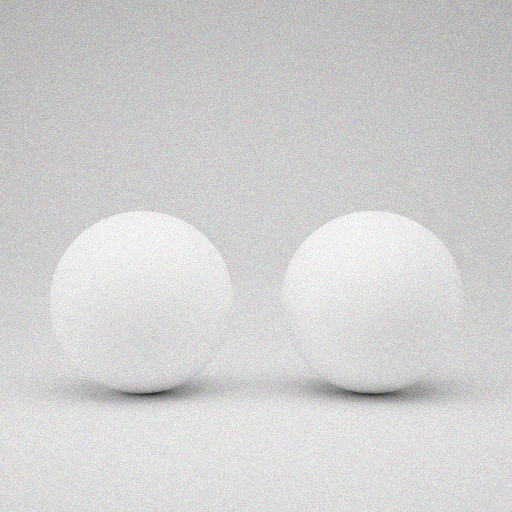
//> input picture 底层算法演示/各向异性分割/assets/noisy.png, 1024 x 1024 px (shown at 1/2 size); the run also reads 1 picture not shown here
$ ./anisotropic_diffusion -i=../assets/noisy.png   (built with g++ and OpenCV 4)
//> lines starting //> are read from the running program, lines starting //| are printed output that depends on the picture
/**
 * @file    anisotropic_diffusion.cpp
 * @brief   各向异性扩散演示：Perona-Malik 扩散在平滑噪声的同时保留边缘。
 * @details 流程：设置扩散参数 -> 迭代扩散 -> 与高斯滤波对比 -> 用 PSNR 与边缘强度量化评估。
 * @note    依赖：OpenCV 4.x（core / imgproc / imgcodecs / highgui）+ opencv_contrib 的 ximgproc
 *          各向异性扩散的扩散系数随梯度增大而减小，因此平坦区被强平滑、边缘处几乎不扩散；
 *          高斯滤波对全图一视同仁，必然把边缘一起糊掉。
 */

#include <algorithm>
#include <cmath>
#include <iomanip>
#include <iostream>
#include <string>
#include <vector>

#include <opencv2/opencv.hpp>
#include <opencv2/core/utils/filesystem.hpp>
#include <opencv2/ximgproc.hpp>

namespace {

const int kPanelWidth = 480;
const int kPanelHeight = 360;
const int kTitleHeight = 30;

/** @brief 在若干候选位置中查找素材，便于从不同工作目录运行。 */
std::string locateAsset(const std::string& fileName)
{
//> called with fileName = "smooth.png"
    const std::vector<std::string> candidates = {
        "../../assets/" + fileName, "../assets/" + fileName, "assets/" + fileName};
    for (const auto& path : candidates) {
        if (cv::utils::fs::exists(path)) {
            return path;
        }
    }
    return candidates.front();
}

/** @brief 由素材路径推导输出目录：<demo>/assets/x.png -> <demo>/output。 */
std::string outputDirFor(const std::string& inputPath)
{
    std::string dir = inputPath;
    const size_t slash = dir.find_last_of("/\\");
    dir = (slash == std::string::npos) ? "." : dir.substr(0, slash);
    const size_t slash2 = dir.find_last_of("/\\");
    const std::string leaf = (slash2 == std::string::npos) ? dir : dir.substr(slash2 + 1);
    if (leaf == "assets") {
        dir = (slash2 == std::string::npos) ? "." : dir.substr(0, slash2);
    }
    return dir + "/output";
}

/** @brief 等比缩放并居中留白到固定面板。 */
cv::Mat fitPanel(const cv::Mat& image, const std::string& title)
{
    cv::Mat bgr;
    if (image.channels() == 1) {
        cv::cvtColor(image, bgr, cv::COLOR_GRAY2BGR);
    } else {
        bgr = image;
    }
    const double scale =
        std::min(kPanelWidth / static_cast<double>(bgr.cols),
                 kPanelHeight / static_cast<double>(bgr.rows));
    cv::Mat scaled;
    cv::resize(bgr, scaled, cv::Size(), scale, scale, cv::INTER_AREA);
    cv::Mat panel(kPanelHeight + kTitleHeight, kPanelWidth, CV_8UC3, cv::Scalar(255, 255, 255));
    const int x = (kPanelWidth - scaled.cols) / 2;
    const int y = kTitleHeight + (kPanelHeight - scaled.rows) / 2;
    scaled.copyTo(panel(cv::Rect(x, y, scaled.cols, scaled.rows)));
    cv::putText(panel, title, cv::Point(8, 21), cv::FONT_HERSHEY_SIMPLEX, 0.5,
                cv::Scalar(0, 0, 0), 1, cv::LINE_AA);
    return panel;
}

/** @brief 按列数拼接等尺寸面板。 */
cv::Mat montage(const std::vector<cv::Mat>& panels, int cols)
{
    const int rows = static_cast<int>((panels.size() + cols - 1) / cols);
    cv::Mat canvas(rows * panels[0].rows, cols * panels[0].cols, CV_8UC3, cv::Scalar(255, 255, 255));
    for (size_t i = 0; i < panels.size(); ++i) {
        const int r = static_cast<int>(i) / cols;
        const int c = static_cast<int>(i) % cols;
        panels[i].copyTo(canvas(cv::Rect(c * panels[i].cols, r * panels[i].rows,
                                         panels[i].cols, panels[i].rows)));
    }
    return canvas;
}

/**
 * @brief  计算两幅图之间的峰值信噪比。
 * @param  a 图像 A。
 * @param  b 图像 B（参考图）。
 * @return PSNR( dB )。
 */
double psnr(const cv::Mat& a, const cv::Mat& b)
{
    cv::Mat diff;
    cv::absdiff(a, b, diff);
    diff.convertTo(diff, CV_32F);
    const double mse = cv::mean(diff.mul(diff))[0];
    return mse <= 0.0 ? 99.0 : 10.0 * std::log10(255.0 * 255.0 / mse);
}

/**
 * @brief  用梯度幅值的 99 分位数衡量边缘保留程度。
 * @param  gray 灰度图。
 * @return 梯度幅值的 99 分位数，越大说明物体边界越锐利。
 * @note   不能用梯度均值：均值被残余噪声主导，滤波越弱反而越大。
 *         真边缘位于高分位，取 99 分位才能把「边界陡不陡」单独拎出来。
 */
double edgeGradientP99(const cv::Mat& gray)
{
    cv::Mat gx;
    cv::Mat gy;
    cv::Sobel(gray, gx, CV_32F, 1, 0, 3);
    cv::Sobel(gray, gy, CV_32F, 0, 1, 3);
    cv::Mat magnitude;
    cv::magnitude(gx, gy, magnitude);

    cv::Mat flat = magnitude.reshape(1, 1).clone();
    cv::sort(flat, flat, cv::SORT_ASCENDING | cv::SORT_EVERY_ROW);
    const int index = std::min(static_cast<int>(flat.total()) - 1,
                               static_cast<int>(flat.total() * 0.99));
    return flat.ptr<float>(0)[index];
}

/// 前置声明：随后定义，供 matchGaussianSigma 内部使用。
double flatRegionNoise(const cv::Mat& gray);

/**
 * @brief  自动匹配高斯滤波的 sigma，使其平坦区噪声与扩散结果相当。
 * @param  src          含噪彩色图。
 * @param  targetNoise  目标平坦区噪声标准差。
 * @return 最接近目标的高斯 sigma。
 * @note   只有把两者的平滑力度拉到同一水平，比较边缘锐利度才有意义。
 */
double matchGaussianSigma(const cv::Mat& src, double targetNoise)
{
    auto noiseOf = [](double sigma, const cv::Mat& image) {
        cv::Mat blurred;
        cv::GaussianBlur(image, blurred, cv::Size(0, 0), sigma);
        cv::Mat gray;
        cv::cvtColor(blurred, gray, cv::COLOR_BGR2GRAY);
        return flatRegionNoise(gray);
    };

    double bestSigma = 1.0;
    double bestDiff = 1e9;
    for (double sigma = 0.2; sigma <= 3.0 + 1e-9; sigma += 0.1) {
        const double diff = std::fabs(noiseOf(sigma, src) - targetNoise);
        if (diff < bestDiff) {
            bestDiff = diff;
            bestSigma = sigma;
        }
    }
    for (double sigma = std::max(0.05, bestSigma - 0.1);
         sigma <= bestSigma + 0.1 + 1e-9; sigma += 0.01) {
        const double diff = std::fabs(noiseOf(sigma, src) - targetNoise);
        if (diff < bestDiff) {
            bestDiff = diff;
            bestSigma = sigma;
        }
    }
    return bestSigma;
}

/**
 * @brief  取左上角一块平坦背景，用其标准差衡量残余噪声。
 * @param  gray 灰度图。
 * @return 标准差，越小说明噪声被压得越干净。
 */
double flatRegionNoise(const cv::Mat& gray)
{
    const int size = std::min(200, std::min(gray.rows, gray.cols));
    cv::Scalar mean;
    cv::Scalar stddev;
    cv::meanStdDev(gray(cv::Rect(0, 0, size, size)), mean, stddev);
    return stddev[0];
}

}  // namespace

/**
 * @brief  主流程：各向异性扩散与高斯滤波的定量对比。
 * @param  argc 参数个数。
 * @param  argv 参数列表。
 * @return 0 表示成功，非 0 表示失败。
 */
int main(int argc, char** argv)
{
    const cv::String keys =
        "{help h usage ? |       | 打印帮助信息 }"
        "{i input        |       | 含噪图像，缺省读取 assets/noisy.png }"
        "{r reference    |       | 干净参考图，缺省读取 assets/smooth.png }"
        "{o output       |       | 输出图像路径，缺省写入 <目录>/output/anisotropic_diffusion.png }"
        "{a alpha        | 0.05  | 扩散速率，越大平滑越快，超过 0.25 会不稳定 }"
        "{k K            | 0.10  | 边缘敏感度(归一化尺度)，梯度超过 K 后几乎不再扩散 }"
        "{n niters       | 10    | 迭代次数 }"
        "{s sigma        | 0     | 对照用高斯滤波的标准差，0 表示自动匹配噪声水平 }"
        "{d display      | 0     | 是否弹窗显示 (1=显示, 0=不显示) }";

    cv::CommandLineParser parser(argc, argv, keys);
    parser.about("各向异性扩散演示: 边缘保持平滑 vs 高斯滤波\n参数请使用 --key=value 形式");
    if (parser.has("help")) {
        parser.printMessage();
        return 0;
    }
    if (!parser.check()) {
        parser.printErrors();
        parser.printMessage();
        return -1;
    }

    std::string inputPath = parser.get<std::string>("input");
    std::string refPath = parser.get<std::string>("reference");
    if (inputPath.empty()) {
        inputPath = locateAsset("noisy.png");
    }
    if (refPath.empty()) {
        refPath = locateAsset("smooth.png");
    }

    const cv::Mat src = cv::imread(inputPath, cv::IMREAD_COLOR);
//> src is the input picture: 1024 rows x 1024 cols, CV_8UC3; mean B, G, R 209, 209, 209.5
    if (src.empty()) {
        std::cerr << "无法读取图像: " << inputPath << std::endl;
        return -1;
    }
    cv::Mat gray;
    cv::cvtColor(src, gray, cv::COLOR_BGR2GRAY);

    // 步骤 1：设置扩散参数（alpha 决定速率，K 决定把多大的梯度当成边缘）。
    const double alpha = parser.get<double>("alpha");
    const double k = parser.get<double>("k");
    const int iterations = std::max(1, parser.get<int>("niters"));

    // 步骤 2：迭代扩散。该函数只接受 8UC3 彩色输入，因此直接处理彩色图。
    cv::Mat filtered;
    cv::ximgproc::anisotropicDiffusion(src, filtered, alpha, k, iterations);

    // 步骤 3：对比高斯滤波。先把 sigma 调到与扩散结果相同的平坦区噪声，
    //        否则「平滑力度不同」会让边缘锐利度的比较失去意义。
    //        指标一律在灰度图上计算，与参考图保持同一口径。
    cv::Mat filteredGray;
    cv::cvtColor(filtered, filteredGray, cv::COLOR_BGR2GRAY);
    double sigma = parser.get<double>("sigma");
    if (sigma <= 0.0) {
        sigma = matchGaussianSigma(src, flatRegionNoise(filteredGray));
//> in flatRegionNoise, `cv::meanStdDev(gray(cv::Rect(0, 0, size, size)), mean, stddev);`: mean = Scalar(190.1); stddev = Scalar(5.16)
//> the loop in matchGaussianSigma, `for (double sigma = 0.2; sigma <= 3.0 + 1e-9; sigma += 0.1)` made 29 passes
//> (stddev in flatRegionNoise, diff, bestDiff) on passes 1 to 11: (Scalar(15.06), 9.9, 9.9), (Scalar(14.87), 9.71, 9.71), (Scalar(13), 7.83, 7.83), (Scalar(10.12), 4.96, 4.96), (Scalar(8.13), 2.96, 2.96), (Scalar(7.07), 1.91, 1.91), (Scalar(6.39), 1.23, 1.23), (Scalar(5.94), 0.779, 0.779), (Scalar(5.58), 0.421, 0.421), (Scalar(5.32), 0.157, 0.157), (Scalar(5.12), 0.0413, 0.0413)
//> (stddev in flatRegionNoise, diff) on passes 12 to 17: (Scalar(4.94), 0.221), (Scalar(4.8), 0.364), (Scalar(4.69), 0.475), (Scalar(4.58), 0.582), (Scalar(4.5), 0.66), (Scalar(4.43), 0.73)
//> after the loop in matchGaussianSigma, `for (double sigma = 0.2; sigma <= 3.0 + 1e-9; sigma += 0.1)`: bestDiff = 0.0413; bestSigma = 1.2
//> the loop in matchGaussianSigma, `for (double sigma = std::max(0.05, bestSigma - 0.1); sigma <= bestSigm..` made 18 passes
//> (sigma, stddev in flatRegionNoise, diff, bestDiff, bestSigma) on passes 6, 8: (1.15, Scalar(5.19), 0.033, 0.033, 1.15), (1.17, Scalar(5.16), 0.0011, 0.0011, 1.17)
//> (sigma, stddev in flatRegionNoise, diff) on passes 1, 2, 3, 4, 5, 7: (1.1, Scalar(5.32), 0.157), (1.11, Scalar(5.28), 0.12), (1.12, Scalar(5.28), 0.12), (1.13, Scalar(5.24), 0.0756), (1.14, Scalar(5.24), 0.0756), (1.16, Scalar(5.19), 0.033)
//> after the loop in matchGaussianSigma, `for (double sigma = std::max(0.05, bestSigma - 0.1);`: bestDiff = 0.0011; bestSigma = 1.17
//> sigma = 1.17
    }
    cv::Mat gaussian;
    cv::GaussianBlur(src, gaussian, cv::Size(0, 0), sigma);
    cv::Mat gaussianGray;
    cv::cvtColor(gaussian, gaussianGray, cv::COLOR_BGR2GRAY);

    // 步骤 4：量化评估。
    cv::Mat reference = cv::imread(refPath, cv::IMREAD_GRAYSCALE);
//> reference: 1024 rows x 1024 cols, CV_8UC1; min 32, max 247, mean 209.8
    const bool hasRef = !reference.empty() && reference.size() == gray.size();

    std::cout << "输入: " << inputPath << ", alpha = " << alpha << ", K = " << k
              << ", niters = " << iterations << ", 匹配 sigma = " << sigma << "\n";
//| 输入: ../assets/noisy.png, alpha = 0.05, K = 0.1, niters = 10, 匹配 sigma = 1.17
    std::cout << std::left << std::setw(22) << "method" << std::setw(14) << "flat noise"
              << std::setw(14) << "grad p99" << "PSNR(dB)\n";
    auto report = [&](const std::string& name, const cv::Mat& image) {
        std::cout << std::left << std::setw(22) << name
                  << std::fixed << std::setprecision(2)
                  << std::setw(16) << flatRegionNoise(image)
                  << std::setw(16) << edgeGradientP99(image);
        if (hasRef) {
            std::cout << std::setprecision(2) << psnr(image, reference);
        } else {
            std::cout << "-";
        }
        std::cout << "\n";
    };
    report("noisy input", gray);
//> in psnr, `diff.convertTo(diff, CV_32F);`:
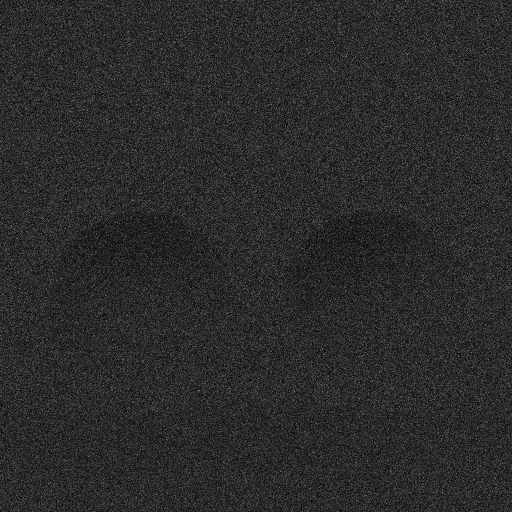
//> diff: 1024 rows x 1024 cols, CV_32FC1 (shown at 1/2 size); min 0, max 67, mean 11.4; drawn with min black and max white
//> in psnr, `const double mse = cv::mean(diff.mul(diff))[0];`: mse = 201.9
    report("anisotropic", filteredGray);
//> in edgeGradientP99 (call 2), `cv::Sobel(gray, gy, CV_32F, 0, 1, 3);`:
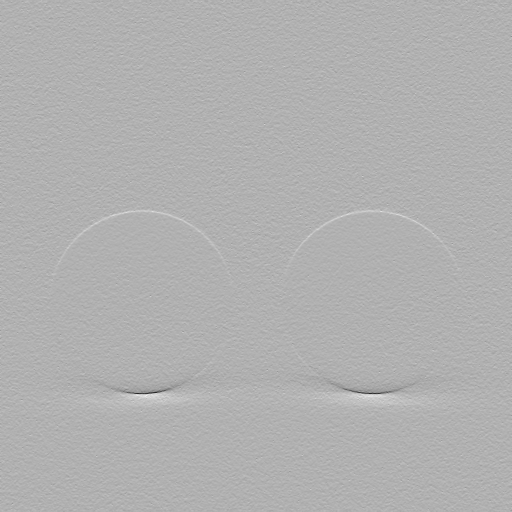
//> gy: 1024 rows x 1024 cols, CV_32FC1 (shown at 1/2 size); min -397, max 175, mean 0.2; drawn with min black and max white
    report("gaussian", gaussianGray);
//> in edgeGradientP99 (call 3), `cv::Sobel(gray, gx, CV_32F, 1, 0, 3);`:
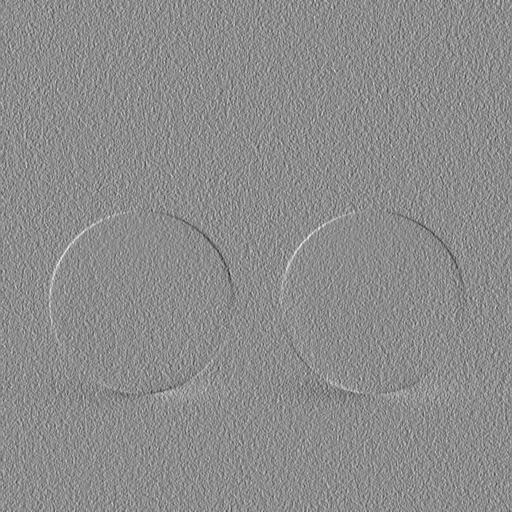
//> gx: 1024 rows x 1024 cols, CV_32FC1 (shown at 1/2 size); min -91, max 74, mean 0; drawn with min black and max white
//> in psnr (call 3), `cv::absdiff(a, b, diff);`:
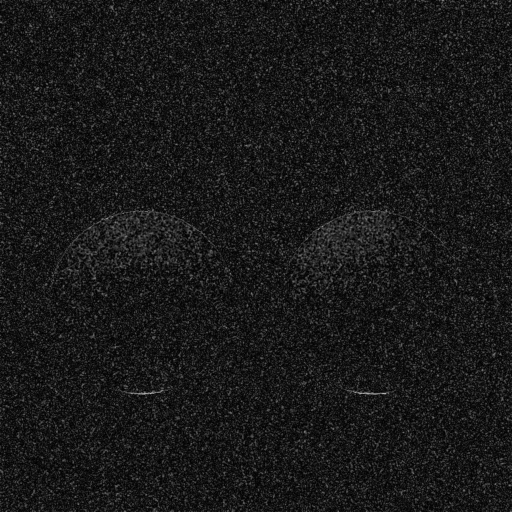
//> diff: 1024 rows x 1024 cols, CV_8UC1 (shown at 1/2 size); min 0, max 29, mean 2.9; drawn with min black and max white
//> in psnr (call 3), `const double mse = cv::mean(diff.mul(diff))[0];`: mse = 13.35
    if (hasRef) {
        report("clean reference", reference);
//> in edgeGradientP99 (call 4), `cv::Sobel(gray, gx, CV_32F, 1, 0, 3);`:
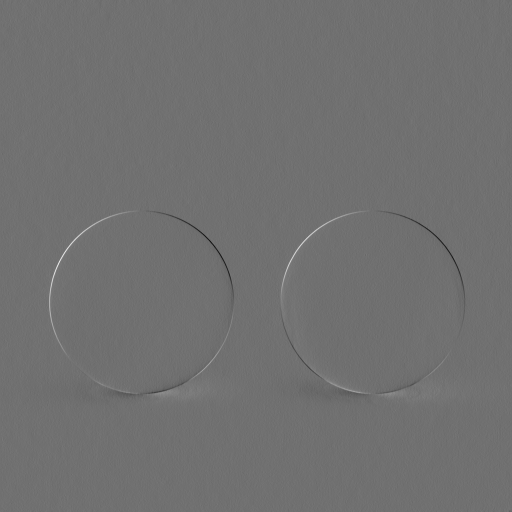
//> gx: 1024 rows x 1024 cols, CV_32FC1 (shown at 1/2 size); min -89, max 112, mean 0; drawn with min black and max white
//> in psnr (call 4), `cv::absdiff(a, b, diff);`: diff: 1024 rows x 1024 cols, CV_8UC1; every value is 0
//> in psnr (call 4), `diff.convertTo(diff, CV_32F);`: diff: 1024 rows x 1024 cols, CV_32FC1; every value is 0
    } else {
        std::cout << "参考图缺失或尺寸不一致，跳过 PSNR\n";
    }

    const std::vector<cv::Mat> panels = {
        fitPanel(gray, "noisy input"),
        fitPanel(hasRef ? reference : gray, "clean reference"),
        fitPanel(filtered, "anisotropic diffusion"),
        fitPanel(gaussian, "gaussian sigma " + std::to_string(sigma).substr(0, 4))};
//> call 4 of fitPanel, with title = "gaussian sigma 1.17"
//> in fitPanel (call 4), `cv::putText(panel, title, cv::Point(8, 21), cv::FONT_HERSHEY_SIMPLEX, ..`:
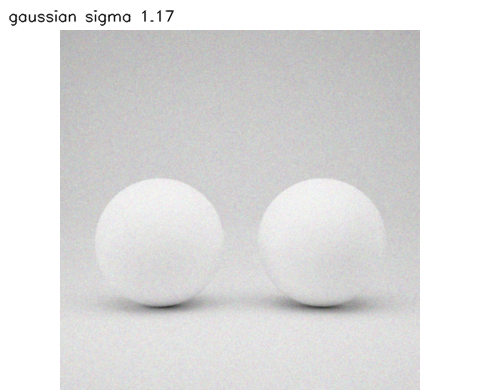
//> panel: 390 rows x 480 cols, CV_8UC3; mean B, G, R 222.6, 222.6, 222.9
    const cv::Mat result = montage(panels, 2);
//> in montage, `const int rows = static_cast<int>((panels.size() + cols - 1) / cols);`: rows = 2
//> in montage, `cv::Mat canvas(rows * panels[0].rows, cols * panels[0].cols, CV_8UC3, ..`: canvas: 780 rows x 960 cols, CV_8UC3; every value is 255
//> the loop in montage, `for (size_t i = 0; i < panels.size(); ++i)` made 4 passes
//> after the loop in montage, `for (size_t i = 0; i < panels.size(); ++i)`:
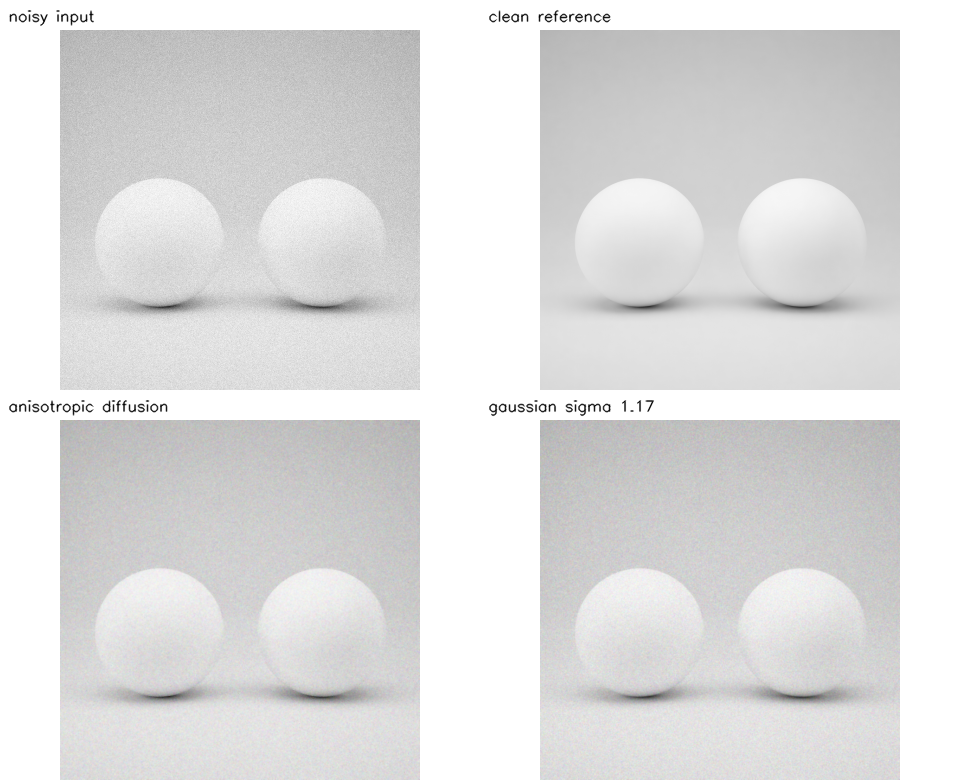
//> canvas: 780 rows x 960 cols, CV_8UC3; mean B, G, R 222.8, 222.8, 223

    std::string outputPath = parser.get<std::string>("output");
    if (outputPath.empty()) {
        const std::string outDir = outputDirFor(inputPath);
        cv::utils::fs::createDirectories(outDir);
        outputPath = outDir + "/anisotropic_diffusion.png";
    }
    if (!cv::imwrite(outputPath, result)) {
        std::cerr << "无法写入输出图像: " << outputPath << std::endl;
        return -1;
    }
    std::cout << "结果已保存至 " << outputPath << std::endl;

    if (parser.get<int>("display") != 0) {
        cv::imshow("anisotropic diffusion", result);
        cv::waitKey(0);
    }
    return 0;
}
